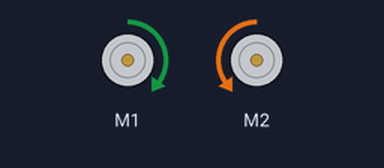
The sketch below on a simulated Arduino Uno, built with avr-gcc and run on an emulated ATmega328P. Shown: 2 × DC motor (green arrow = forward, orange = backward, longer = faster).

Above: at 4.28 s.
At 6.56 s:
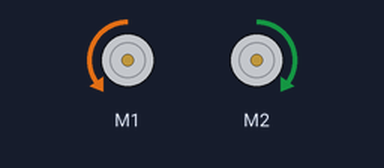
Timing chart, 0 to 7.9 s (numbered marks = the images above):
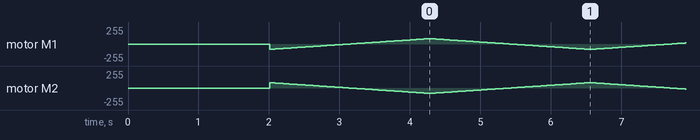

The sketch:

SoftwareSerial.ino
```cpp
// (licence header left out)
#include <SoftwareSerial.h>
#include <Sabertooth.h>

SoftwareSerial SWSerial(NOT_A_PIN, 11); // RX on no pin (unused), TX on pin 11 (to S1).
Sabertooth ST(128, SWSerial); // Address 128, and use SWSerial as the serial port.

void setup(void)
{
  SWSerial.begin(9600);
  ST.autobaud();
}

void loop(void)
{
  int power;

  // Ramp from -127 to 127 (full reverse to full forward), waiting 20 ms (1/50th of a second) per value.
  for (power = -40; power <= 40; power ++)
  {
    ST.motor(1, power);
    ST.motor(2, -power);
    delay(20);
  }

  // Now go back the way we came.
  for (power = 40; power >= -40; power --)
  {
    ST.motor(1, power);
    ST.motor(2, -power);
    delay(20);
  }
}
```
